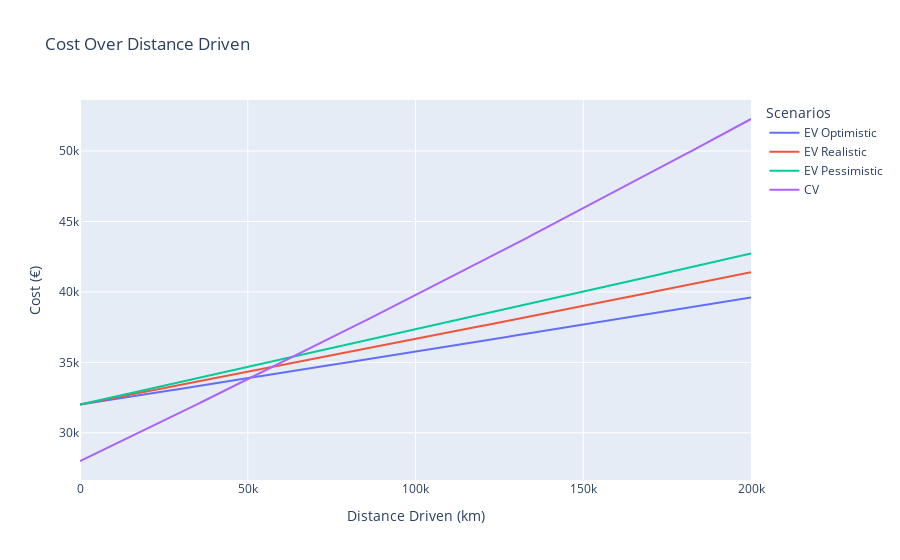

Notebook code cell kept with this figure:
### Code cell
def compute_price_over_km(x, P_mean, consumption, km_per_year=2.5e5, price_inflation=0.02):
    '''
    x : km driven
    P : price distribution
    consumption : consumption in [units of energy] per 100 km
    '''
    i = x / km_per_year
    return x * (1 + price_inflation)**i * P_mean * consumption / 100

ev_base_price = 32000  # Example price in euros
cv_base_price = 28000


# EV cost distribution
x_values_ev = np.array([0.0, 0.2, 0.4, 0.6]) # ct/kWh
y_values_ev = np.array([0.3, 0.35, 0.3, 0.05]) # Probability Density2
y_values_ev = y_values_ev / np.sum(y_values_ev)  # Normalize to 1


# CV cost
x_values_cv = np.array([1.5, 1.6, 1.7]) # €/L
y_values_cv = np.array([0.1, 0.5, 0.4]) # Probability Density

mean_cost_ev = x_values_ev @ y_values_ev
print(mean_cost_ev)

mean_cost_cv = x_values_cv @ y_values_cv
print(mean_cost_cv)


consumption_ev_optimistic = 17  # kWh per 100 km
consumption_ev_realistic = 21  # kWh per 100 km
consumption_ev_pessimistic = 24  # kWh per 100 km

consumption_cv = 7  # L per 100 km

x = np.linspace(0, 200000, 1000)

import plotly.graph_objs as go



# Compute price over km for different consumption scenarios
price_ev_optimistic = compute_price_over_km(x, mean_cost_ev, consumption_ev_optimistic)
price_ev_realistic = compute_price_over_km(x, mean_cost_ev, consumption_ev_realistic)
price_ev_pessimistic = compute_price_over_km(x, mean_cost_ev, consumption_ev_pessimistic)
price_cv = compute_price_over_km(x, mean_cost_cv, consumption_cv, price_inflation=0.08)

# Create traces for the plot
trace_ev_optimistic = go.Scatter(x=x, y=price_ev_optimistic + ev_base_price, mode='lines', name='EV Optimistic')
trace_ev_realistic = go.Scatter(x=x, y=price_ev_realistic + ev_base_price, mode='lines', name='EV Realistic')
trace_ev_pessimistic = go.Scatter(x=x, y=price_ev_pessimistic + ev_base_price, mode='lines', name='EV Pessimistic')
trace_cv = go.Scatter(x=x, y=price_cv + cv_base_price, mode='lines', name='CV')

# Create the figure
fig = go.Figure(data=[trace_ev_optimistic, trace_ev_realistic, trace_ev_pessimistic, trace_cv])

# Update layout
fig.update_layout(title='Cost Over Distance Driven',
                  xaxis_title='Distance Driven (km)',
                  yaxis_title='Cost (€)',
                  legend_title='Scenarios')

# Show the figure
fig.show()

### Figure 1 — Plotly figure (JSON) as saved in the notebook; plotly's stock layout.template omitted (floating-point values rounded to 4 significant figures; data arrays with more than 128 entries replaced by an {"elided": "..."} marker saying what was removed)
{"data": [{"mode": "lines", "name": "EV Optimistic", "type": "scatter", "x": {"elided": "1000 float values"}, "y": {"elided": "1000 float values"}}, {"mode": "lines", "name": "EV Realistic", "type": "scatter", "x": {"elided": "1000 float values"}, "y": {"elided": "1000 float values"}}, {"mode": "lines", "name": "EV Pessimistic", "type": "scatter", "x": {"elided": "1000 float values"}, "y": {"elided": "1000 float values"}}, {"mode": "lines", "name": "CV", "type": "scatter", "x": {"elided": "1000 float values"}, "y": {"elided": "1000 float values"}}], "layout": {"legend": {"title": {"text": "Scenarios"}}, "title": {"text": "Cost Over Distance Driven"}, "xaxis": {"title": {"text": "Distance Driven (km)"}}, "yaxis": {"title": {"text": "Cost (€)"}}}}
